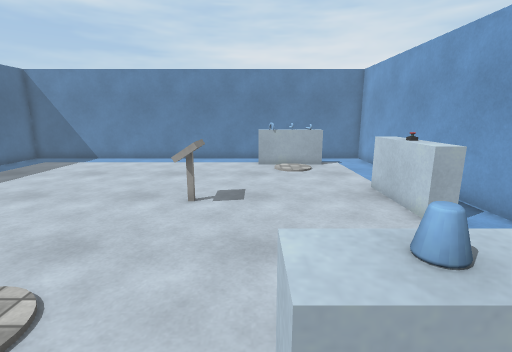
[1] (above)

12 first-person views from a walk through a scene from a Unity 3-D project. The camera is 1.4 m above the floor, tilts 12° down and sees 85° across. The floor is counted in squares, 0.5 m on a side. Each view is taken from the middle of a square. On the plan, view 1 faces up. The plan holds only what a view shows up to about 19 squares ahead; the rest is blank. The player character is not drawn. Surface patterns are stand-ins for the level's own textures.

[2]
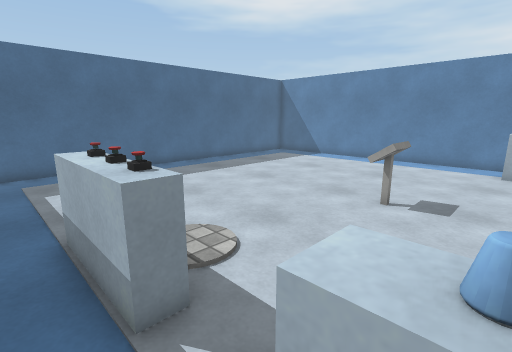

[3]
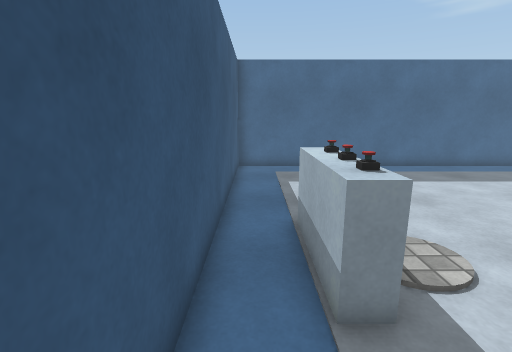

[4]
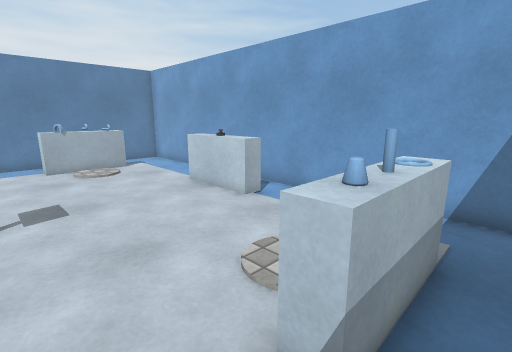

[5]
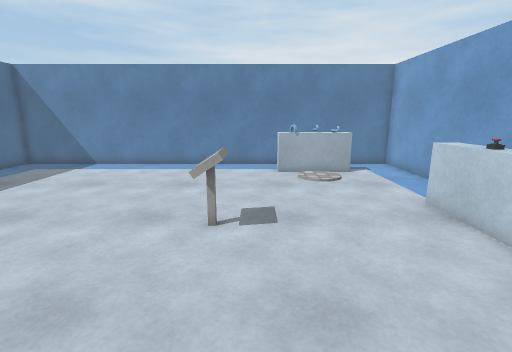

[6]
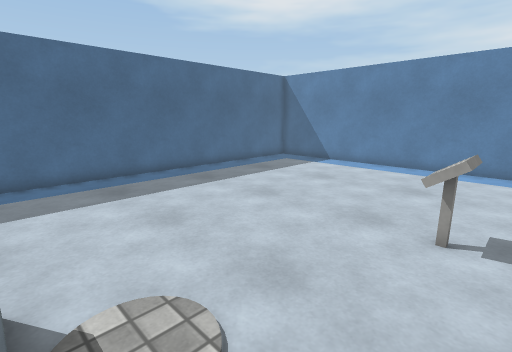

[7]
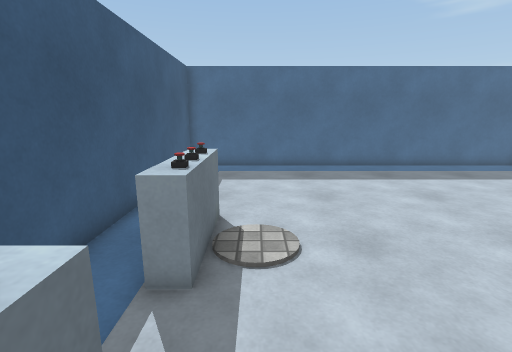

[8]
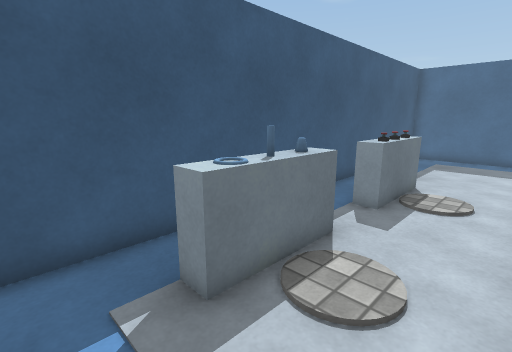

[9]
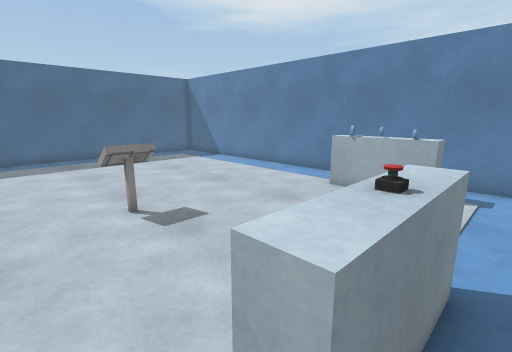

[10]
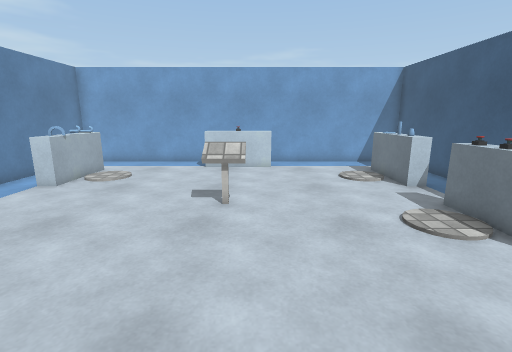

[11]
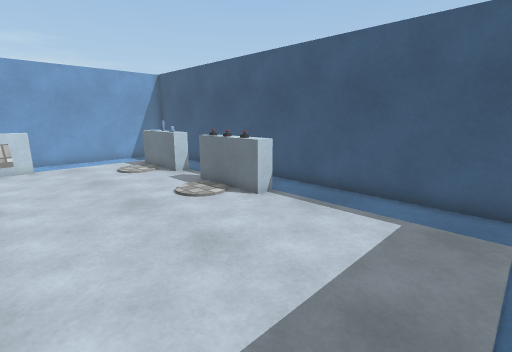

[12]
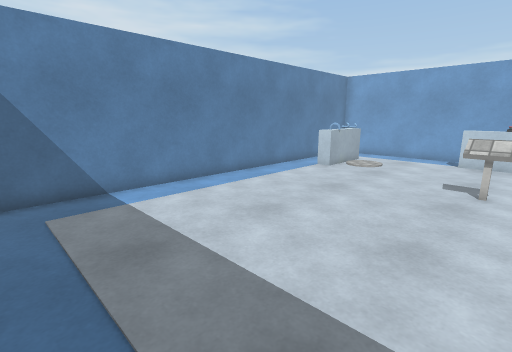

### Floor plan
Key: @ floor where view 1 was taken; # wall or solid block; . floor; = window, fence, low wall or low ledge; ^ raised ledge; O other object.
Columns run from 15 left of view 1 to 7 right of it. Each row starts with its distance up from view 1.
 19 #######################
 18 #................   ..#
 17 #..............^^^O^..#
 16 #...............OO^...#
 15 #.....................#
 14 #.....................#
 13 #.....................#
 12 #.....................#
 11 #...................^.#
 10 #............=......^.#
  9 #............^......^.#
  8 #............=......^.#
  7 #...................^.#
  6 #.....................#
  5 #.....................#
  4 #.....................#
  3 #.....................#
  2 #........^OOO=..^^#=..#
  1 #........^^^#=..^^O=..#
  0 #..............@......#
 -1 #######################

Positions as (right, up) in squares from view 1, and headings:
1: (0, 0), facing up
2: (1, 0), facing up-left
3: (1, 0), facing left
4: (-2, 0), facing up-right
5: (-1, 2), facing up
6: (-1, 2), facing up-left
7: (2, 3), facing left
8: (6, 5), facing down-left
9: (6, 6), facing up-left
10: (-11, 8), facing right
11: (-13, 9), facing down-right
12: (-14, 8), facing up-right
